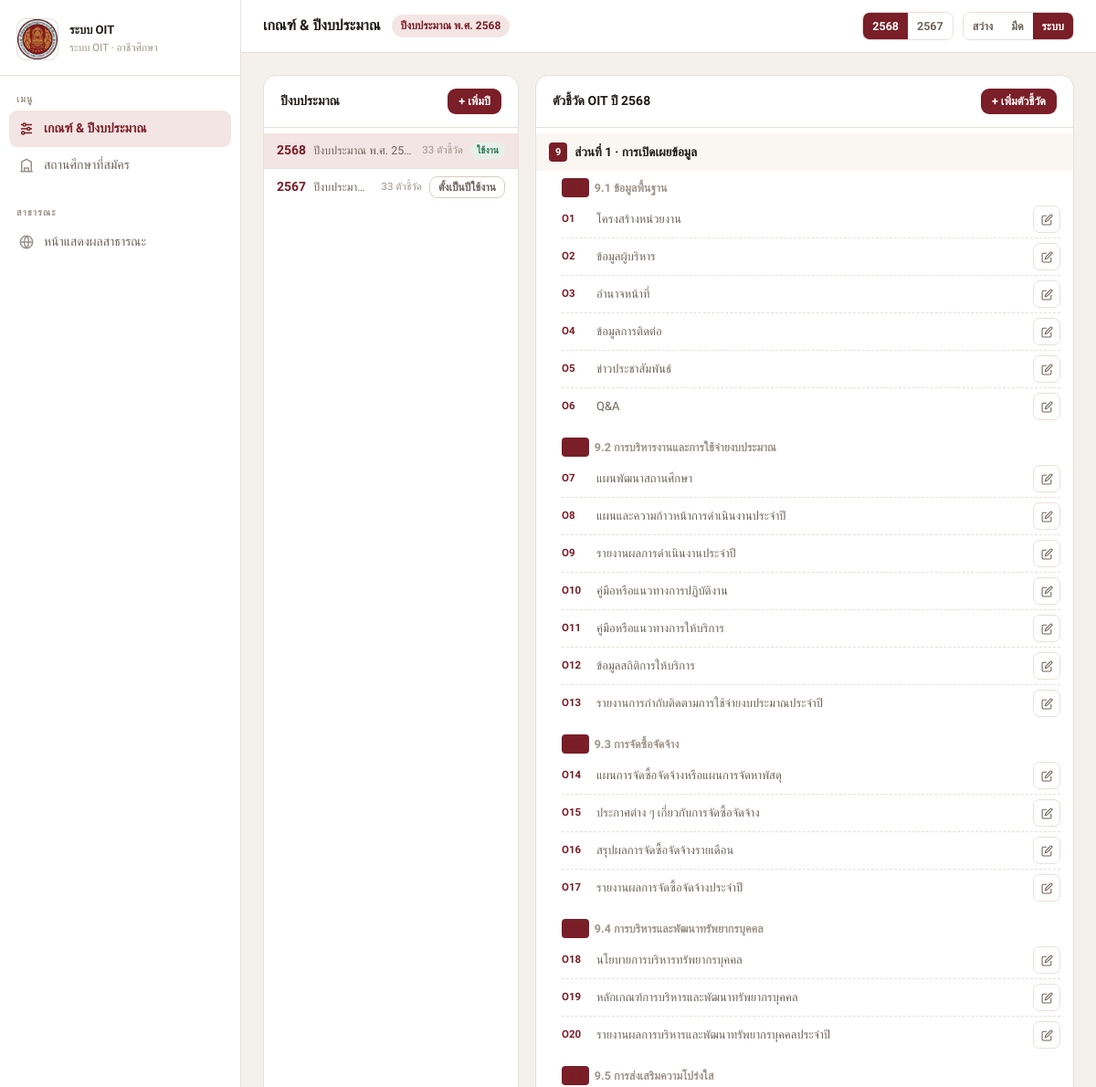
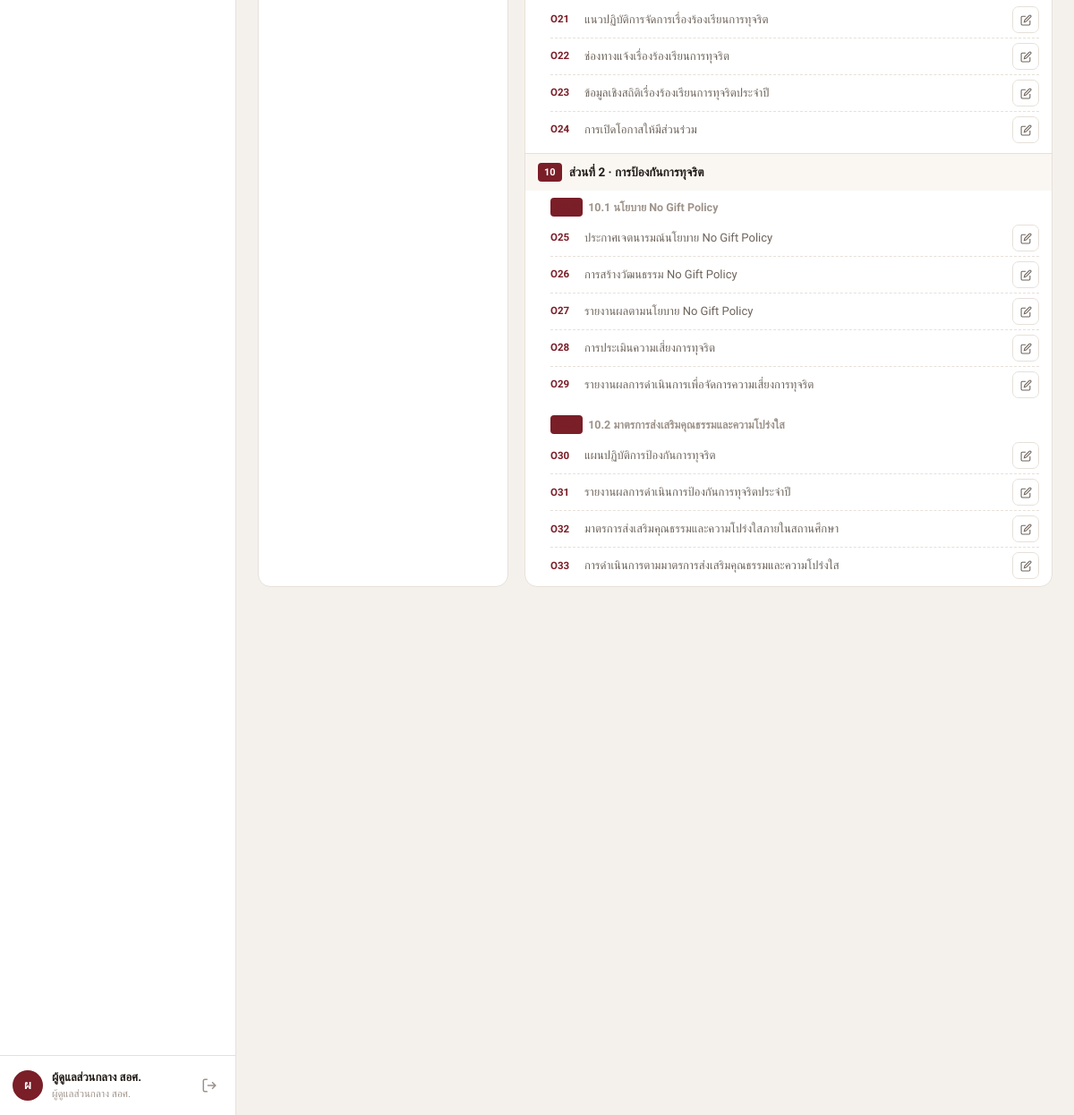
The app's page /app.php (signed in) with its own data (2 pictures, top to bottom).
### tables this page shows
CREATE TABLE IF NOT EXISTS `fiscal_years` (
  `id`         INT UNSIGNED AUTO_INCREMENT,
  `year_code`  VARCHAR(10)  NOT NULL,
  `label`      VARCHAR(100) NOT NULL,
  `is_active`  TINYINT(1)   NOT NULL DEFAULT 0,
  `created_at` TIMESTAMP    NOT NULL DEFAULT CURRENT_TIMESTAMP,
  PRIMARY KEY (`id`),
  UNIQUE KEY `uq_year_code` (`year_code`)
);

CREATE TABLE IF NOT EXISTS `indicator_sections` (
  `id`             INT UNSIGNED AUTO_INCREMENT,
  `fiscal_year_id` INT UNSIGNED NOT NULL,
  `code`           VARCHAR(10)  NOT NULL,
  `title`          VARCHAR(300) NOT NULL,
  `sort_order`     TINYINT UNSIGNED NOT NULL DEFAULT 0,
  PRIMARY KEY (`id`),
  CONSTRAINT `fk_sec_year` FOREIGN KEY (`fiscal_year_id`) REFERENCES `fiscal_years` (`id`) ON DELETE CASCADE
);

CREATE TABLE IF NOT EXISTS `indicators` (
  `id`            INT UNSIGNED AUTO_INCREMENT,
  `subsection_id` INT UNSIGNED NOT NULL,
  `code`          VARCHAR(10)  NOT NULL,
  `title`         VARCHAR(300) NOT NULL,
  `criteria`      TEXT         DEFAULT NULL,
  `sort_order`    SMALLINT UNSIGNED NOT NULL DEFAULT 0,
  PRIMARY KEY (`id`),
  CONSTRAINT `fk_ind_sub` FOREIGN KEY (`subsection_id`) REFERENCES `indicator_subsections` (`id`) ON DELETE CASCADE
);

### includes/functions.php (called while the page is built, shortened)
<?php
function e(mixed $v): string
{
    return htmlspecialchars((string)$v, ENT_QUOTES | ENT_SUBSTITUTE, 'UTF-8');
}
function require_auth(): array
{
    return $_SESSION['user'];
}
function all_years(): array
{
    return db()->query('SELECT * FROM fiscal_years ORDER BY year_code DESC')->fetchAll();
}

### config/database.php (called while the page is built, shortened)
<?php
function db(): PDO
{
    static $pdo = null;
    if ($pdo === null) {
        $dsn = sprintf('mysql:host=%s;dbname=%s;charset=%s', DB_HOST, DB_NAME, DB_CHARSET);
        $pdo = new PDO($dsn, DB_USER, DB_PASS, [
            PDO::ATTR_ERRMODE            => PDO::ERRMODE_EXCEPTION,
            PDO::ATTR_DEFAULT_FETCH_MODE => PDO::FETCH_ASSOC,
            PDO::ATTR_EMULATE_PREPARES   => false,
        ]);
    }
    return $pdo;
}

### views/criteria.php (the view, shortened to what this page needs)
<?php
$stmt = db()->query('
    SELECT fy.*, COUNT(DISTINCT ind.id) AS ind_cnt
    FROM fiscal_years fy
    LEFT JOIN indicator_sections sec ON sec.fiscal_year_id = fy.id
    LEFT JOIN indicator_subsections sub ON sub.section_id = sec.id
    LEFT JOIN indicators ind ON ind.subsection_id = sub.id
    GROUP BY fy.id ORDER BY fy.year_code DESC
');
$fyList = $stmt->fetchAll();
$fyCode = $_GET['fy'] ?? ($fyList[0]['year_code'] ?? '2568');
$tree = [];
if ($fyCode) {
    $stmt2 = db()->prepare('
        SELECT sec.id AS sec_id, sec.code AS sec_code, sec.title AS sec_title, sec.sort_order AS so,
               sub.id AS sub_id, sub.code AS sub_code, sub.title AS sub_title,
               ind.id AS ind_id, ind.code AS ind_code, ind.title AS ind_title, ind.criteria
        FROM fiscal_years fy
        JOIN indicator_sections sec ON sec.fiscal_year_id = fy.id
        JOIN indicator_subsections sub ON sub.section_id = sec.id
        JOIN indicators ind ON ind.subsection_id = sub.id
        WHERE fy.year_code = ?
        ORDER BY sec.sort_order, sub.sort_order, ind.sort_order
    ');
    $stmt2->execute([$fyCode]);
    foreach ($stmt2->fetchAll() as $r) {
        $si = $r['sec_id']; $ui = $r['sub_id'];
        $tree[$si] ??= ['id' => $si, 'code' => $r['sec_code'], 'title' => $r['sec_title'], 'subs' => []];
        $tree[$si]['subs'][$ui] ??= ['id' => $ui, 'code' => $r['sub_code'], 'title' => $r['sub_title'], 'inds' => []];
        $tree[$si]['subs'][$ui]['inds'][] = $r;
    }
    $tree = array_values($tree);
}
?>
<div class="criteria-layout">
  <div class="card fy-card">
    <div class="card-header">
      ปีงบประมาณ
      <button class="btn btn-primary btn-sm" onclick="openAddFY()">+ เพิ่มปี</button>
    </div>
    <div class="fy-list">
      <?php foreach ($fyList as $fy): ?>
      <div class="fy-row <?= $fy['year_code']===$fyCode?'active':'' ?>">
        <a href="?view=criteria&fy=<?= e($fy['year_code']) ?>" class="fy-link">
          <span class="fy-year"><?= e($fy['year_code']) ?></span>
          <span class="fy-label"><?= e($fy['label']) ?></span>
          <span class="fy-cnt"><?= $fy['ind_cnt'] ?> ตัวชี้วัด</span>
        </a>
        <?php if ($fy['is_active']): ?>
        <span class="chip chip-done chip-xs">ใช้งาน</span>
        <?php else: ?>
        <button class="btn btn-ghost btn-xs" onclick="setActiveFY(<?= $fy['id'] ?>, '<?= e($fy['year_code']) ?>')">ตั้งเป็นปีใช้งาน</button>
        <?php endif; ?>
      </div>
      <?php endforeach; ?>
    </div>
  </div>
  <div class="card criteria-tree-card">
    <div class="card-header">
      ตัวชี้วัด OIT ปี <?= e($fyCode) ?>
      <button class="btn btn-primary btn-sm" onclick="openAddInd()">+ เพิ่มตัวชี้วัด</button>
    </div>
    <div class="criteria-tree">
      <?php foreach ($tree as $sec): ?>
      <div class="crit-section">
        <div class="crit-sec-hdr">
          <span class="crit-code"><?= e($sec['code']) ?></span>
          <span><?= e($sec['title']) ?></span>
        </div>
        <?php foreach ($sec['subs'] as $sub): ?>
        <div class="crit-sub">
          <div class="crit-sub-hdr">
            <span class="crit-code crit-sub-code"><?= e($sub['code']) ?></span>
            <?= e($sub['title']) ?>
          </div>
          <?php foreach ($sub['inds'] as $ind): ?>
          <div class="crit-ind-row">
            <span class="crit-ind-code"><?= e($ind['ind_code']) ?></span>
            <span class="crit-ind-title"><?= e($ind['ind_title']) ?></span>
            <button class="icon-btn" title="แก้ไข" onclick="editInd(<?= e(json_encode([
                'id' => $ind['ind_id'],
                'code' => $ind['ind_code'],
                'title' => $ind['ind_title'],
                'criteria' => $ind['criteria'],
                'sub_id' => $ind['sub_id'],
            ])) ?>)">
              <svg width="13" height="13" viewBox="0 0 24 24" fill="none" stroke="currentColor" stroke-width="2"><path d="M11 4H4a2 2 0 0 0-2 2v14a2 2 0 0 0 2 2h14a2 2 0 0 0 2-2v-7"/><path d="M18.5 2.5a2.121 2.121 0 1 1 3 3L12 15l-4 1 1-4 9.5-9.5z"/></svg>
            </button>
          </div>
          <?php endforeach; ?>
        </div>
        <?php endforeach; ?>
      </div>
      <?php endforeach; ?>
    </div>
  </div>
</div>

### app.php (shortened to what this page needs)
<?php
require_once __DIR__ . '/config/database.php';
require_once __DIR__ . '/includes/functions.php';
$user = require_auth();
$role = $user['role'];
$view = $_GET['view'] ?? match($role) {
    'centraladmin' => 'criteria',
    default        => 'dashboard',
};
$school    = $user['school'] ?? null;
$yearCode  = $user['year_code'] ?? '2568';
$yearLabel = $user['year_label'] ?? 'ปีงบประมาณ พ.ศ. 2568';
$years     = all_years();
$theme     = $user['theme'] ?? 'system';
$pageTitle = match($view) {
    'dashboard' => 'ภาพรวมความคืบหน้า',
    'evidence'  => 'กรอกหลักฐานตัวชี้วัด',
    'users'     => 'จัดการผู้ใช้',
    'criteria'  => 'เกณฑ์ & ปีงบประมาณ',
    'schools'   => 'สถานศึกษาที่สมัครใช้งาน',
    default     => '',
};
$nameTrimmed = preg_replace('/^(นาย|นาง|นางสาว)/u', '', $user['name']);
$initial = mb_substr(trim($nameTrimmed), 0, 1) ?: mb_substr($user['name'], 0, 1);
$roleLabel = match($role) {
    'schooladmin'  => 'ผู้ดูแลระบบสถานศึกษา',
    'centraladmin' => 'ผู้ดูแลส่วนกลาง สอศ.',
    default        => 'ผู้กรอกข้อมูล',
};
$logoUrl = $school ? school_emblem_url($school) : APP_URL . '/assets/ovec-logo.jpg';
$publicLink = APP_URL . '/public.php?slug=' . ($school['slug'] ?? '') . '&year=' . $yearCode;
?>
<!DOCTYPE html>
<html lang="th" data-theme="<?= e($theme) ?>">
<head>
<link rel="stylesheet" href="<?= APP_URL ?>/assets/css/app.css">
</head>
<body>
<div class="app-shell">
  <aside class="sidebar">
    <div class="sidebar-brand">
      <div class="sidebar-logo">
        <img src="<?= e($logoUrl) ?>" alt="ตราสถานศึกษา" id="sidebarLogo">
      </div>
      <div class="sidebar-school">
        <div class="sidebar-school-name"><?= e($school['name'] ?? 'ระบบ OIT') ?></div>
        <div class="sidebar-school-sub">ระบบ OIT · อาชีวศึกษา</div>
      </div>
    </div>
    <nav class="sidebar-nav">
      <div class="nav-group-label">เมนู</div>
      <?php if ($role === 'centraladmin'): ?>
      <a href="?view=criteria" class="nav-item <?= $view==='criteria'?'active':'' ?>">
        <svg width="18" height="18" viewBox="0 0 24 24" fill="none" stroke="currentColor" stroke-width="2"><path d="M4 6h16M4 12h16M4 18h16"/><circle cx="9" cy="6" r="2" fill="var(--surface)"/><circle cx="15" cy="12" r="2" fill="var(--surface)"/><circle cx="7" cy="18" r="2" fill="var(--surface)"/></svg>
        เกณฑ์ & ปีงบประมาณ
      </a>
      <a href="?view=schools" class="nav-item <?= $view==='schools'?'active':'' ?>">
        <svg width="18" height="18" viewBox="0 0 24 24" fill="none" stroke="currentColor" stroke-width="2"><path d="M3 21h18M5 21V7l7-4 7 4v14M9 21v-5h6v5M9 10h.01M15 10h.01M9 13h.01M15 13h.01"/></svg>
        สถานศึกษาที่สมัคร
      </a>
      <?php endif; ?>
      <div class="nav-group-label" style="margin-top:18px">สาธารณะ</div>
      <a href="<?= e($publicLink) ?>" target="_blank" class="nav-item">
        <svg width="18" height="18" viewBox="0 0 24 24" fill="none" stroke="currentColor" stroke-width="2"><circle cx="12" cy="12" r="9"/><path d="M3 12h18M12 3a14 14 0 0 1 0 18M12 3a14 14 0 0 0 0 18"/></svg>
        หน้าแสดงผลสาธารณะ
      </a>
    </nav>
    <div class="sidebar-user">
      <div class="user-avatar"><?= e($initial) ?></div>
      <div class="user-info">
        <div class="user-name"><?= e($user['name']) ?></div>
        <div class="user-role"><?= e($roleLabel) ?></div>
      </div>
      <a href="<?= APP_URL ?>/logout.php" title="ออกจากระบบ" class="logout-btn">
        <svg width="18" height="18" viewBox="0 0 24 24" fill="none" stroke="currentColor" stroke-width="2"><path d="M9 21H5a2 2 0 0 1-2-2V5a2 2 0 0 1 2-2h4M16 17l5-5-5-5M21 12H9"/></svg>
      </a>
    </div>
  </aside>
  <div class="main-wrap">
    <header class="topbar">
      <div class="topbar-left">
        <h1 class="topbar-title"><?= e($pageTitle) ?></h1>
        <span class="year-badge"><?= e($yearLabel) ?></span>
      </div>
      <div class="topbar-right">
        <div class="year-switcher">
          <?php foreach ($years as $y): ?>
          <a href="?year=<?= e($y['year_code']) ?>&view=<?= e($view) ?>"
             class="year-opt <?= $y['year_code']===$yearCode?'active':'' ?>">
            <?= e($y['year_code']) ?>
          </a>
          <?php endforeach; ?>
        </div>
        <div class="theme-switcher">
          <a href="?theme=light&view=<?= e($view) ?>" class="theme-opt <?= $theme==='light'?'active':'' ?>">สว่าง</a>
          <a href="?theme=dark&view=<?= e($view) ?>" class="theme-opt <?= $theme==='dark'?'active':'' ?>">มืด</a>
          <a href="?theme=system&view=<?= e($view) ?>" class="theme-opt <?= $theme==='system'?'active':'' ?>">ระบบ</a>
        </div>
      </div>
    </header>
    <div class="main-content <?= $view === 'evidence' ? 'main-content--full' : '' ?>" id="mainContent">
      <?php
      $viewFile = __DIR__ . '/views/' . $view . '.php';
      if (file_exists($viewFile)) {
          include $viewFile;
      }
      ?>
    </div>
  </div>
</div>
</body>
</html>

### records on screen
fiscal_years: year_code "2568", label "ปีงบประมาณ พ.ศ. 25…", ind_cnt "33", is_active "ใช้งาน"
fiscal_years: year_code "2567", label "ปีงบประมา…", ind_cnt "33"
indicator_sections: indicators.code "O1", indicators.title "โครงสร้างหน่วยงาน", indicators.code "O2", indicators.title "ข้อมูลผู้บริหาร", indicators.code "O3", indicators.title "อำนาจหน้าที่", indicators.code "O4", indicators.title "ข้อมูลการติดต่อ", indicators.code "O5", indicators.title "ข่าวประชาสัมพันธ์", indicators.code "O6", indicators.title "Q&A", indicators.code "O7", indicators.title "แผนพัฒนาสถานศึกษา", indicators.code "O8", indicators.title "แผนและความก้าวหน้าการดำเนินงานประจำปี", indicators.code "O9", indicators.title "รายงานผลการดำเนินงานประจำปี", indicators.code "O10", indicators.title "คู่มือหรือแนวทางการปฏิบัติงาน", indicators.code "O11", indicators.title "คู่มือหรือแนวทางการให้บริการ", indicators.code "O12", indicators.title "ข้อมูลสถิติการให้บริการ", indicators.code "O13", indicators.title "รายงานการกำกับติดตามการใช้จ่ายงบประมาณประจำปี", indicators.code "O14", indicators.title "แผนการจัดซื้อจัดจ้างหรือแผนการจัดหาพัสดุ", indicators.code "O15", indicators.title "ประกาศต่าง ๆ เกี่ยวกับการจัดซื้อจัดจ้าง", indicators.code "O16", indicators.title "สรุปผลการจัดซื้อจัดจ้างรายเดือน", indicators.code "O17", indicators.title "รายงานผลการจัดซื้อจัดจ้างประจำปี", indicators.code "O18", indicators.title "นโยบายการบริหารทรัพยากรบุคคล", indicators.code "O19", indicators.title "หลักเกณฑ์การบริหารและพัฒนาทรัพยากรบุคคล", indicators.code "O20", indicators.title "รายงานผลการบริหารและพัฒนาทรัพยากรบุคคลประจำปี", indicators.code "O21", indicators.title "แนวปฏิบัติการจัดการเรื่องร้องเรียนการทุจริต", indicators.code "O22", indicators.title "ช่องทางแจ้งเรื่องร้องเรียนการทุจริต", indicators.code "O23", indicators.title "ข้อมูลเชิงสถิติเรื่องร้องเรียนการทุจริตประจำปี", indicators.code "O24", indicators.title "การเปิดโอกาสให้มีส่วนร่วม"
indicator_sections: indicators.code "O25", indicators.title "ประกาศเจตนารมณ์นโยบาย No Gift Policy", indicators.code "O26", indicators.title "การสร้างวัฒนธรรม No Gift Policy", indicators.code "O27", indicators.title "รายงานผลตามนโยบาย No Gift Policy", indicators.code "O28", indicators.title "การประเมินความเสี่ยงการทุจริต", indicators.code "O29", indicators.title "รายงานผลการดำเนินการเพื่อจัดการความเสี่ยงการทุจริต", indicators.code "O30", indicators.title "แผนปฏิบัติการป้องกันการทุจริต", indicators.code "O31", indicators.title "รายงานผลการดำเนินการป้องกันการทุจริตประจำปี", indicators.code "O32", indicators.title "มาตรการส่งเสริมคุณธรรมและความโปร่งใสภายในสถานศึกษา", indicators.code "O33", indicators.title "การดำเนินการตามมาตรการส่งเสริมคุณธรรมและความโปร่งใส"

### other values on screen
$school['name'] "ระบบ OIT"
$initial "ผ"
$user['name'] "ผู้ดูแลส่วนกลาง สอศ."
$roleLabel "ผู้ดูแลส่วนกลาง สอศ."
$pageTitle "เกณฑ์ & ปีงบประมาณ"
$yearLabel "ปีงบประมาณ พ.ศ. 2568"
$sec['code'] "9"
$sec['title'] "ส่วนที่ 1 · การเปิดเผยข้อมูล"
$sub['title'] "9.1 ข้อมูลพื้นฐาน"
$sub['title'] "9.2 การบริหารงานและการใช้จ่ายงบประมาณ"
$sub['title'] "9.3 การจัดซื้อจัดจ้าง"
$sub['title'] "9.4 การบริหารและพัฒนาทรัพยากรบุคคล"
$sub['title'] "9.5 การส่งเสริมความโปร่งใส"
$sec['code'] "10"
$sec['title'] "ส่วนที่ 2 · การป้องกันการทุจริต"
